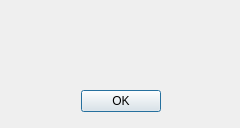
<?xml version="1.0" encoding="UTF-8"?>
<ui version="4.0">
 <class>Dialog</class>
 <widget class="QDialog" name="Dialog">
  <property name="geometry">
   <rect>
    <x>0</x>
    <y>0</y>
    <width>240</width>
    <height>128</height>
   </rect>
  </property>
  <property name="maximumSize">
   <size>
    <width>240</width>
    <height>150</height>
   </size>
  </property>
  <property name="cursor">
   <cursorShape>ArrowCursor</cursorShape>
  </property>
  <property name="windowTitle">
   <string>Warning</string>
  </property>
  <property name="windowIcon">
   <iconset>
    <normaloff>assets/warning.svg</normaloff>assets/warning.svg</iconset>
  </property>
  <property name="sizeGripEnabled">
   <bool>false</bool>
  </property>
  <widget class="QLabel" name="msgText">
   <property name="geometry">
    <rect>
     <x>70</x>
     <y>20</y>
     <width>151</width>
     <height>61</height>
    </rect>
   </property>
   <property name="focusPolicy">
    <enum>Qt::ClickFocus</enum>
   </property>
   <property name="frameShape">
    <enum>QFrame::NoFrame</enum>
   </property>
   <property name="frameShadow">
    <enum>QFrame::Plain</enum>
   </property>
   <property name="text">
    <string/>
   </property>
   <property name="textFormat">
    <enum>Qt::AutoText</enum>
   </property>
   <property name="alignment">
    <set>Qt::AlignLeading|Qt::AlignLeft|Qt::AlignTop</set>
   </property>
   <property name="wordWrap">
    <bool>true</bool>
   </property>
   <property name="textInteractionFlags">
    <set>Qt::LinksAccessibleByMouse</set>
   </property>
  </widget>
  <widget class="QLabel" name="warningIcon">
   <property name="geometry">
    <rect>
     <x>1</x>
     <y>11</y>
     <width>61</width>
     <height>61</height>
    </rect>
   </property>
   <property name="focusPolicy">
    <enum>Qt::ClickFocus</enum>
   </property>
   <property name="text">
    <string/>
   </property>
   <property name="pixmap">
    <pixmap>assets/warning.svg</pixmap>
   </property>
   <property name="scaledContents">
    <bool>true</bool>
   </property>
  </widget>
  <widget class="QDialogButtonBox" name="agreeBtn">
   <property name="geometry">
    <rect>
     <x>80</x>
     <y>90</y>
     <width>81</width>
     <height>22</height>
    </rect>
   </property>
   <property name="orientation">
    <enum>Qt::Horizontal</enum>
   </property>
   <property name="standardButtons">
    <set>QDialogButtonBox::Ok</set>
   </property>
  </widget>
 </widget>
 <resources/>
 <connections/>
</ui>
